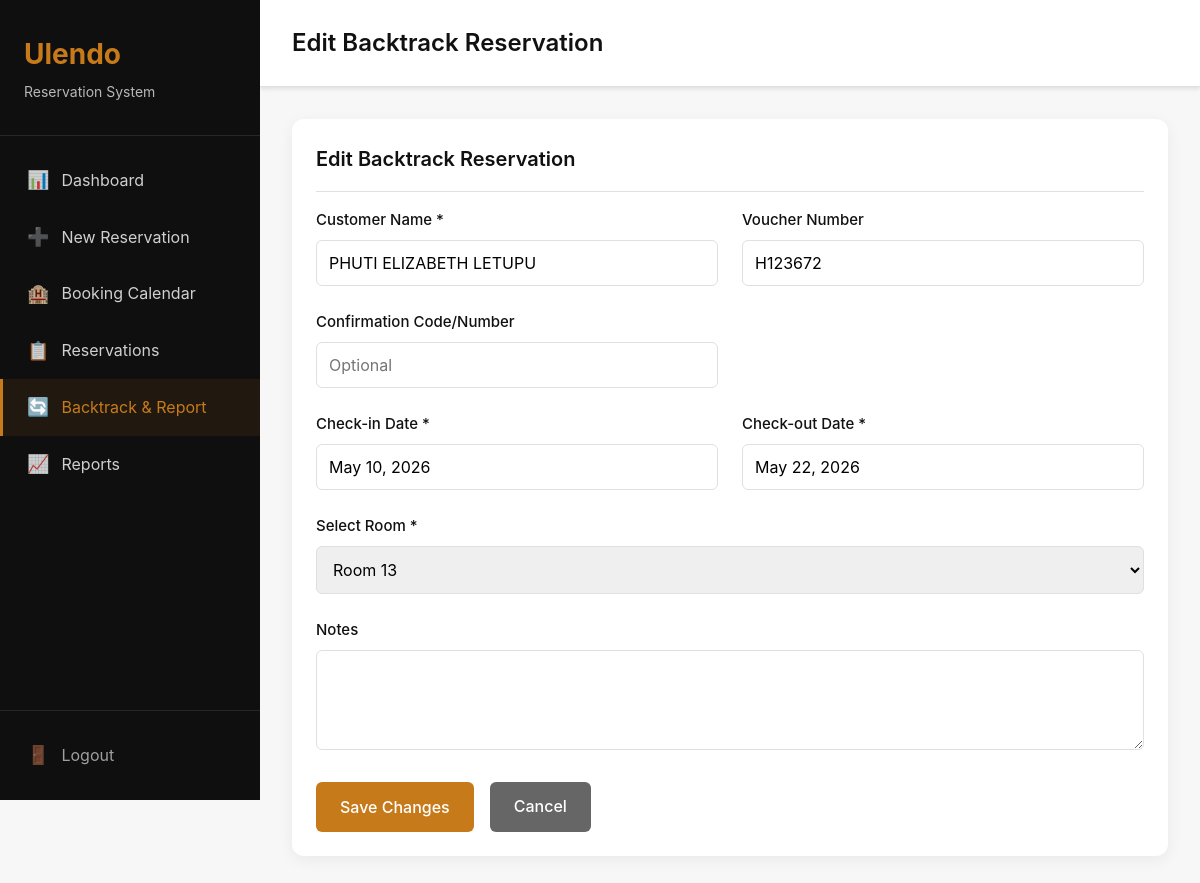
Page /backtrack/10/edit/ (signed in) on the committed database.
### backtrack/models.py (models this page shows, shortened)
class BacktrackReservation(models.Model):
    STATUS_CHOICES = [
        ('confirmed', 'Confirmed'),
        ('cancelled', 'Cancelled'),
    ]
    customer_name = models.CharField(max_length=200)
    voucher_number = models.CharField(max_length=100, blank=True, null=True)
    confirmation_code = models.CharField(max_length=100, blank=True, null=True)
    room_number = models.CharField(max_length=10)
    check_in_date = models.DateField()
    check_out_date = models.DateField()
    status = models.CharField(max_length=20, choices=STATUS_CHOICES, default='confirmed')
    notes = models.TextField(blank=True, null=True)
    created_at = models.DateTimeField(auto_now_add=True)
    updated_at = models.DateTimeField(auto_now=True)
    class Meta:
        ordering = ['-check_in_date']
        verbose_name = 'Backtrack Reservation'
        verbose_name_plural = 'Backtrack Reservations'

### rooms/models.py (models this page shows, shortened)
class Room(models.Model):
    STATUS_AVAILABLE = 'available'
    STATUS_BOOKED = 'booked'
    STATUS_CHOICES = [
        (STATUS_AVAILABLE, 'Available'),
        (STATUS_BOOKED, 'Booked'),
    ]
    room_number = models.CharField(max_length=10, unique=True)
    room_type = models.CharField(max_length=50, blank=True, null=True)
    is_active = models.BooleanField(default=True)
    status = models.CharField(max_length=20, choices=STATUS_CHOICES, default=STATUS_AVAILABLE)
    created_at = models.DateTimeField(auto_now_add=True)
    updated_at = models.DateTimeField(auto_now=True)
    class Meta:
        ordering = ['room_number']
        verbose_name = 'Room'
        verbose_name_plural = 'Rooms'
    def __str__(self):
        return f"Room {self.room_number}" + (f" ({self.room_type})" if self.room_type else "")

### backtrack/views.py (the view)
# urls.py: path('<int:pk>/edit/', views.edit_backtrack_reservation, name='edit_reservation'),
@login_required
def edit_backtrack_reservation(request, pk):
    reservation = get_object_or_404(BacktrackReservation, pk=pk)
    if request.method == 'POST':
        form = BacktrackReservationForm(request.POST, instance=reservation)
        if form.is_valid():
            form.save()
            messages.success(request, f'Backtrack reservation for {reservation.customer_name} has been updated.')
            return redirect('backtrack:backtrack_list')
    else:
        form = BacktrackReservationForm(instance=reservation)
    return render(request, 'backtrack/edit_backtrack.html', {'form': form, 'reservation': reservation})

### backtrack/templates/backtrack/edit_backtrack.html (shortened to what this page needs)
{% extends 'base.html' %}
{% block page_title %}Edit Backtrack Reservation{% endblock %}
{% block content %}
<div class="card">
    <div class="card-header">
        <h3 class="card-title">Edit Backtrack Reservation</h3>
    </div>
    <div class="card-body">
        <form method="post">
            <div class="grid grid-2">
                <div class="form-group">
                    <label class="form-label">Customer Name *</label>
                    <input type="text" name="customer_name" value="{{ form.customer_name.value|default:'' }}" class="form-control" required>
                </div>
                <div class="form-group">
                    <label class="form-label">Voucher Number</label>
                    <input type="text" name="voucher_number" value="{{ form.voucher_number.value|default:'' }}" class="form-control">
                </div>
            </div>
            <div class="grid grid-2">
                <div class="form-group">
                    <label class="form-label">Confirmation Code/Number</label>
                    <input type="text" name="confirmation_code" value="{{ form.confirmation_code.value|default:'' }}" class="form-control" placeholder="Optional">
                </div>
                <div class="form-group"></div>
            </div>
            <div class="grid grid-2">
                <div class="form-group">
                    <label class="form-label">Check-in Date *</label>
                    <input type="text" name="check_in_date" value="{% if form.check_in_date.value %}{{ form.check_in_date.value }}{% endif %}" class="form-control date-picker" placeholder="yyyy/mm/dd" required>
                </div>
                <div class="form-group">
                    <label class="form-label">Check-out Date *</label>
                    <input type="text" name="check_out_date" value="{% if form.check_out_date.value %}{{ form.check_out_date.value }}{% endif %}" class="form-control date-picker" placeholder="yyyy/mm/dd" required>
                </div>
            </div>
            <div class="form-group">
                <label class="form-label">Select Room *</label>
                {{ form.room_number }}
            </div>
            <div class="form-group">
                <label class="form-label">Notes</label>
                <textarea name="notes" class="form-control" rows="3">{{ form.notes.value|default:'' }}</textarea>
            </div>
            <div class="d-flex gap-2">
                <button type="submit" class="btn btn-primary">Save Changes</button>
                <a href="{% url 'backtrack:backtrack_list' %}" class="btn btn-secondary">Cancel</a>
            </div>
        </form>
    </div>
</div>
{% endblock %}

### core/static/core/css/style.css (style rules this page uses)
:root { --primary: #C77A1A; --secondary: #0F0F0F; --background: #F7F7F7; --text-primary: #111111; --text-secondary: #666666; --success: #1E9E5A; --warning: #F4A261; --error: #D64545; --info: #2F80ED; --white: #FFFFFF; --border: #E0E0E0; --shadow: rgba(0, 0, 0, 0.1); }
* { margin: 0; padding: 0; box-sizing: border-box; }
body { font-family: -apple-system, BlinkMacSystemFont, 'Segoe UI', Roboto, Oxygen, Ubuntu, Cantarell, sans-serif; background: var(--background); color: var(--text-primary); line-height: 1.6; }
.card { background: var(--white); border-radius: 12px; padding: 1.5rem; box-shadow: 0 4px 16px rgba(0, 0, 0, 0.06); margin-bottom: 1.5rem; }
.card-header { display: flex; justify-content: space-between; align-items: center; margin-bottom: 1rem; padding-bottom: 1rem; border-bottom: 1px solid var(--border); }
.card-title { font-size: 1.25rem; font-weight: 600; color: var(--text-primary); }
.card-body { padding: 0; }
.form-group { margin-bottom: 1.5rem; }
.form-label { display: block; margin-bottom: 0.5rem; font-weight: 500; color: var(--text-primary); font-size: 0.9375rem; }
.form-control { width: 100%; padding: 0.75rem; border: 1px solid var(--border); border-radius: 6px; font-size: 1rem; font-family: inherit; transition: all 0.2s; }
textarea.form-control { resize: vertical; min-height: 100px; }
select.form-control { cursor: pointer; }
.btn { display: inline-block; padding: 0.75rem 1.5rem; border: none; border-radius: 6px; font-size: 1rem; font-weight: 500; cursor: pointer; text-decoration: none; text-align: center; transition: all 0.2s; font-family: inherit; }
.btn-primary { background: var(--primary); color: var(--white); }
.btn-secondary { background: var(--text-secondary); color: var(--white); }
.grid { display: grid; gap: 1.5rem; }
.grid-2 { grid-template-columns: repeat(2, 1fr); }
.d-flex { display: flex; }
.gap-2 { gap: 1rem; }

### rows in the picture
BacktrackReservation: customer_name "PHUTI ELIZABETH LETUPU", voucher_number "H123672", check_in_date "May 10, 2026", check_out_date "May 22, 2026"
Room: room_number "Room 13"
